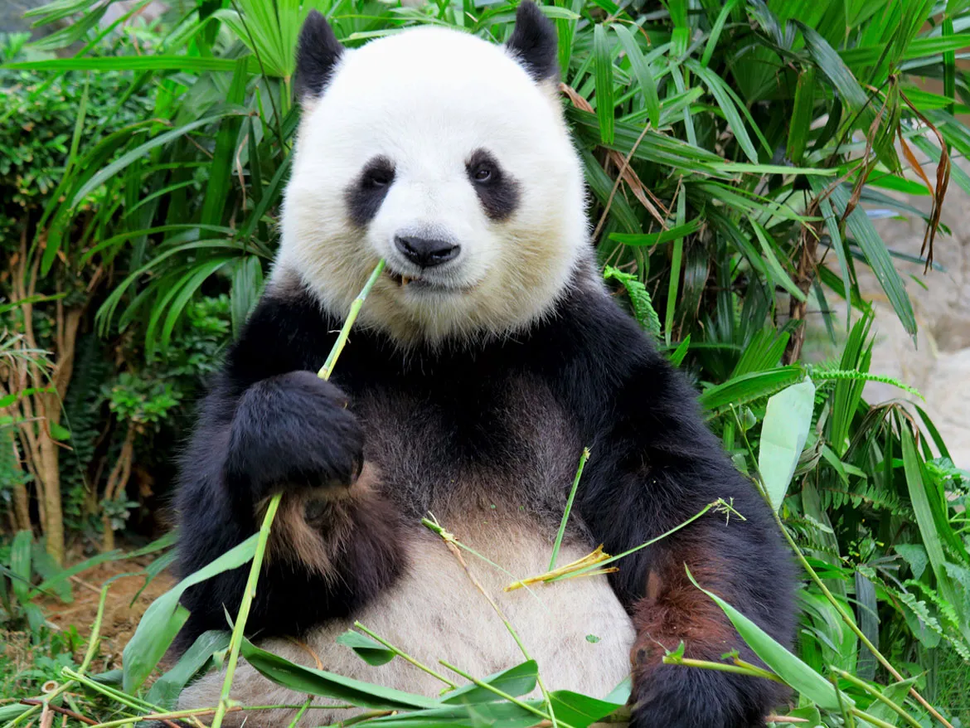
%> input picture images/panda.png, 970 x 728 px, shrunk from 1170 x 878 before the run
$ octave analytic_reconstruction.m   (GNU Octave 9; MATLAB toolbox functions it lacks are replaced by stand-ins)
%> lines starting %> are read from the running program, lines starting %| are printed output that depends on the picture
### utils/PSNR.m
function psnr=PSNR(I1, I2)
% function psnr=PSNR(I1, I2)
% Funcion que calcula la Relaci?n Se?al a Ruido de Pico entre dos imagenes

if (size(I1)~=size(I2))
    error('Las imagenes tienen que tener el mismo tamaño');
end

maximo=max(max(I1(:)),max(I2(:)));
maximo = min(1,maximo);
N=size(I1,1);
M=size(I1,2);
P=size(I1,3);

if (P==1)
    MSE=(1/(M*N))*sum(sum((I1-I2).^2));
else
    MSE=(1/(M*N*P))*sum(sum(sum((I1-I2).^2)));
end
psnr=20*log10(maximo/sqrt(MSE));
end

### utils/analytic_reconstruction.m
%%%%%%%%%%%%%%%%%%%%%%%%%%%%%%%%%%%%%%%%%%%%%%%%%%%%%%%%%%%%%%%%%%%%%%%%%%%
%                  Convolution Analytic Reconstruction                    %
%%%%%%%%%%%%%%%%%%%%%%%%%%%%%%%%%%%%%%%%%%%%%%%%%%%%%%%%%%%%%%%%%%%%%%%%%%%
%% Imports
clear all, close all, clc

basePath = fileparts(pwd);
commonsPath = fullfile(basePath, 'commons');
addpath(commonsPath);

%% Read Image
clear all, close all, clc

basePath = fileparts(pwd);
img_folder = fullfile(basePath, 'imagenes');
im = imread(fullfile(img_folder, 'panda.png'));
%> im is the input picture: size 728x970x3 uint8; mean R, G, B 87.3, 109.3, 78.6
im = im2double(im); % im2double transforms the data into double type and in the range [0,1]
%> im: size 728x970x3 double


%% Blurring with Noise
% Gaussian Noise
Noise_STD = 0;

% Load Gaussian Kernel
kernel_size = 21;
sigma = 5;
kernel_gaussian = fspecial('gaussian', [kernel_size, kernel_size], sigma);

% Load Motion Kernels
load motion_kernels.mat;

kernel = kernel7; %kernel_gaussian

% Kernel and Fourier Transform Kernel
dim = size(im);
%> dim = [728 970 3]
kernel_Fourier = psf2otf(kernel,[dim(1),dim(2)]);

% Image Transformation Kernel + Noise
R =@(x) real(ifft2(kernel_Fourier.*fft2(x)));
im_blur_noise = R(im) + Noise_STD*randn(dim);
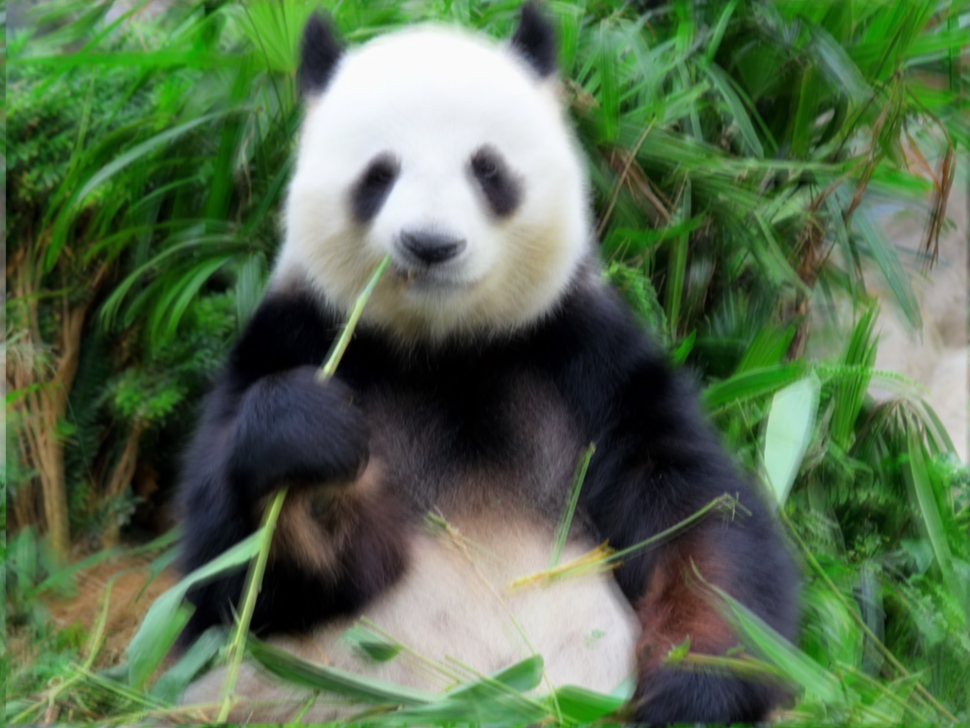
%> im_blur_noise: size 728x970x3 double; mean R, G, B 0.343, 0.428, 0.308; mean of the top-left, top-right, bottom-left and bottom-right quarters 0.401, 0.368, 0.314, 0.356; drawn with min black and max white


%% IMAGE RECONSTRUCTION (ANALITYC WAY 1)
% Based on the image convolution formula
% f = k * u -> u = F^-1(F(f)/F(k))

u_analytic = real(ifft2(fft2(im_blur_noise)./kernel_Fourier));

psnr_u = PSNR(u_analytic,im);
%> in PSNR, `maximo=max(max(I1(:)),max(I2(:)));`: maximo = 1
%> in PSNR, `MSE=(1/(M*N*P))*sum(sum(sum((I1-I2).^2)));`: MSE = 2.07e-29
%> in PSNR, `psnr=20*log10(maximo/sqrt(MSE));`: psnr = 286.8
%> psnr_u = 286.8

% Visualizacion
set(0, 'DefaultFigureColor', 'w')

figure('Color', 'w')
subplot(131), imagesc(im), title(['Original image'])
axis off
axis image
subplot(132), imagesc(im_blur_noise), title(['Blurred image'])
axis image
axis off
subplot(133), imagesc(u_analytic),  title(['Analytic Reconstructed Image PSNR: ',num2str(psnr_u)])
axis image
axis off
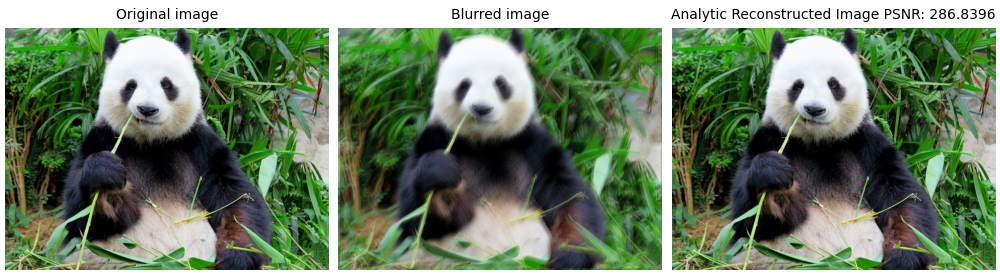
%> figure redrawn from the program's plot data, 3 panels


%% IMAGE RECONSTRUCTION (ANALITYC WAY 2)
% Based on the Euler-Lagrange Equations
% k^T * ( k * u - f ) = 0 -> u = F^-1( ( F(k^T) · F(f) ) / | F(k) |^2 )

%> (the run ends here)
